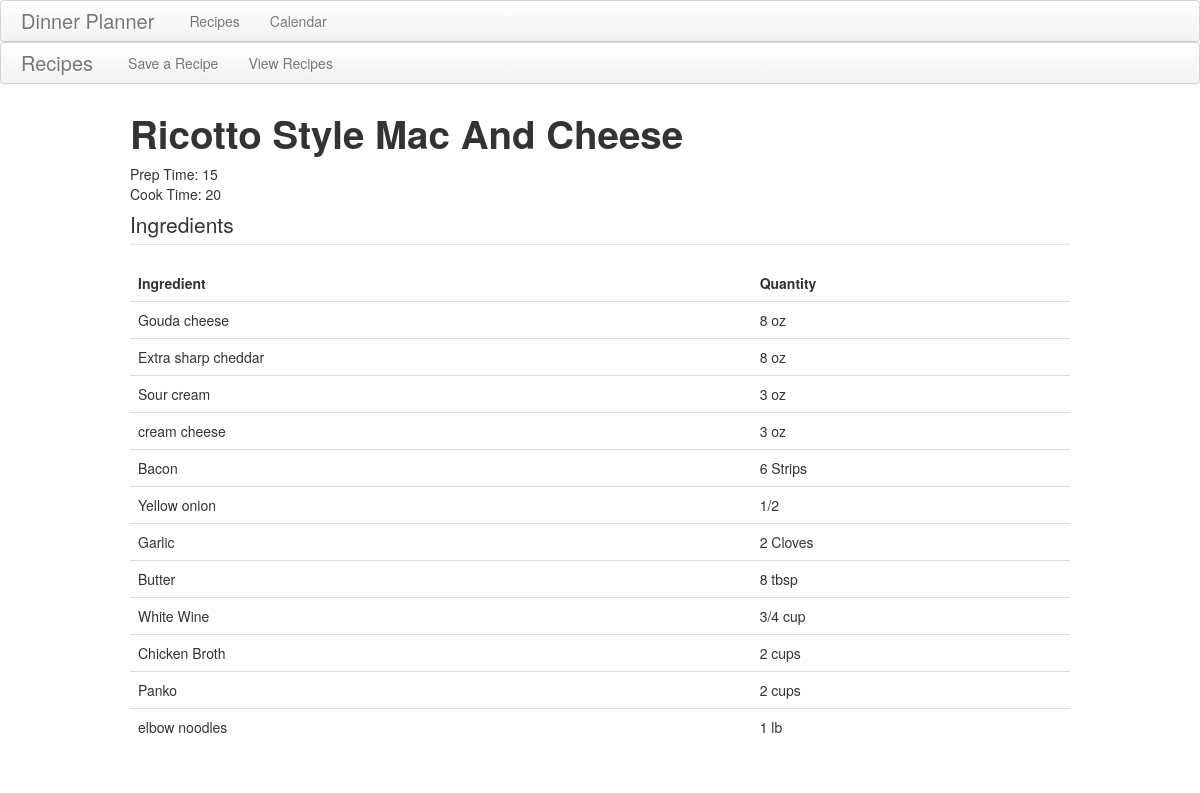
The app's page /recipes/view/8 with its own data.
### recipes/models.py (models this page shows)
class recipe(models.Model):
	title = models.CharField(max_length = 100)
	prep_time = models.CharField(max_length = 50)
	cook_time = models.CharField(max_length = 50)
	ingredients = models.TextField()

### recipes/views.py (the view)
# urls.py: url(r'^view/(.*)$', views.recipe_view_specific, name='recipe_view_specific'),
def recipe_view_specific(request, params):
	recipe = r.objects.get(pk=params)
	context = {}
	context['recipe'] = recipe
	context['ingredients'] = json.loads(recipe.ingredients)
	return render_to_response('recipe_view_specific.html', context, context_instance = RequestContext(request))

### recipes/templates/recipe_view_specific.html
{% extends 'recipe_template.html' %}
{% block main %}
<h1>{{recipe.title}}</h1>
<div id="prep_time">Prep Time:   {{recipe.prep_time}}</div>
<div id="cook_time">Cook Time:   {{recipe.cook_time}}</div>
<div id="items">
	<legend>Ingredients</legend>
	<table class="table">
		<thead>
			<th>Ingredient</th>
			<th>Quantity</th>
		</thead>
		<tbody>
			{% for ingredient in ingredients %}
				{% for ingred, quant in ingredient.items %}
					<tr>
						<td>{{ingred}}</td>
						<td>{{quant}}</td>
					</tr>
				{% endfor %}
			{% endfor %}
		</tbody>
	</table>
</div>
{% endblock %}

### records on screen
recipe: title "Ricotto Style Mac And Cheese", prep_time "15", cook_time "20"

### other values on screen
{{ ingred }} "Gouda cheese" "Extra sharp cheddar" "Sour cream" "cream cheese" "Bacon" "Yellow onion" "Garlic" "Butter" "White Wine" "Chicken Broth" "Panko" "elbow noodles"
{{ quant }} "8 oz" "8 oz" "3 oz" "3 oz" "6 Strips" "1/2" "2 Cloves" "8 tbsp" "3/4 cup" "2 cups" "2 cups" "1 lb"
